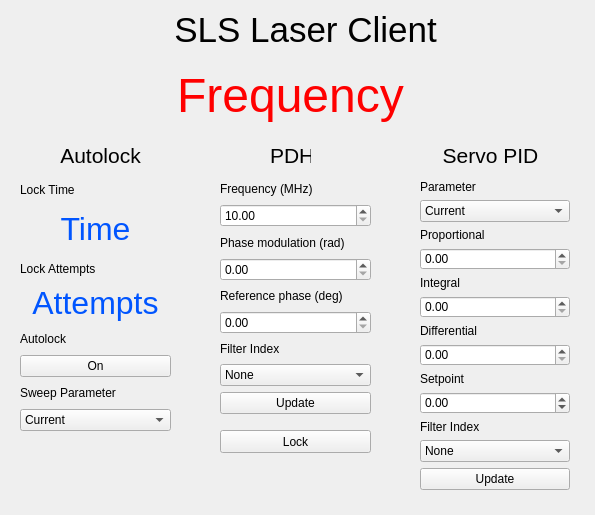
<?xml version="1.0" encoding="UTF-8"?>
<ui version="4.0">
 <class>SLS_gui</class>
 <widget class="QWidget" name="SLS_gui">
  <property name="geometry">
   <rect>
    <x>0</x>
    <y>0</y>
    <width>595</width>
    <height>515</height>
   </rect>
  </property>
  <property name="windowTitle">
   <string>Form</string>
  </property>
  <widget class="QLabel" name="PDH_label">
   <property name="geometry">
    <rect>
     <x>270</x>
     <y>140</y>
     <width>41</width>
     <height>31</height>
    </rect>
   </property>
   <property name="text">
    <string>&lt;html&gt;&lt;head/&gt;&lt;body&gt;&lt;p align=&quot;center&quot;&gt;&lt;span style=&quot; font-size:16pt;&quot;&gt;PDH&lt;/span&gt;&lt;/p&gt;&lt;/body&gt;&lt;/html&gt;</string>
   </property>
  </widget>
  <widget class="QLabel" name="servo_label">
   <property name="geometry">
    <rect>
     <x>440</x>
     <y>140</y>
     <width>101</width>
     <height>31</height>
    </rect>
   </property>
   <property name="text">
    <string>&lt;html&gt;&lt;head/&gt;&lt;body&gt;&lt;p align=&quot;center&quot;&gt;&lt;span style=&quot; font-size:16pt;&quot;&gt;Servo PID&lt;/span&gt;&lt;/p&gt;&lt;/body&gt;&lt;/html&gt;</string>
   </property>
  </widget>
  <widget class="QLabel" name="autolock_label">
   <property name="geometry">
    <rect>
     <x>60</x>
     <y>140</y>
     <width>81</width>
     <height>31</height>
    </rect>
   </property>
   <property name="text">
    <string>&lt;html&gt;&lt;head/&gt;&lt;body&gt;&lt;p align=&quot;center&quot;&gt;&lt;span style=&quot; font-size:16pt;&quot;&gt;Autolock&lt;/span&gt;&lt;/p&gt;&lt;/body&gt;&lt;/html&gt;</string>
   </property>
  </widget>
  <widget class="QLabel" name="sls_label">
   <property name="geometry">
    <rect>
     <x>170</x>
     <y>10</y>
     <width>271</width>
     <height>41</height>
    </rect>
   </property>
   <property name="text">
    <string>&lt;html&gt;&lt;head/&gt;&lt;body&gt;&lt;p align=&quot;center&quot;&gt;&lt;span style=&quot; font-size:26pt;&quot;&gt;SLS Laser Client&lt;/span&gt;&lt;/p&gt;&lt;/body&gt;&lt;/html&gt;</string>
   </property>
  </widget>
  <widget class="QLabel" name="frequency">
   <property name="geometry">
    <rect>
     <x>130</x>
     <y>60</y>
     <width>321</width>
     <height>71</height>
    </rect>
   </property>
   <property name="text">
    <string>&lt;html&gt;&lt;head/&gt;&lt;body&gt;&lt;p align=&quot;center&quot;&gt;&lt;span style=&quot; font-size:36pt; color:#ff0000;&quot;&gt;Frequency&lt;/span&gt;&lt;/p&gt;&lt;/body&gt;&lt;/html&gt;</string>
   </property>
  </widget>
  <widget class="QPushButton" name="lockswitch">
   <property name="geometry">
    <rect>
     <x>220</x>
     <y>430</y>
     <width>151</width>
     <height>23</height>
    </rect>
   </property>
   <property name="text">
    <string>Lock</string>
   </property>
  </widget>
  <widget class="QWidget" name="">
   <property name="geometry">
    <rect>
     <x>220</x>
     <y>180</y>
     <width>151</width>
     <height>234</height>
    </rect>
   </property>
   <layout class="QGridLayout" name="PDH_layout">
    <item row="5" column="1">
     <widget class="QDoubleSpinBox" name="PDH_phaseoffset">
      <property name="maximum">
       <double>360.000000000000000</double>
      </property>
      <property name="singleStep">
       <double>0.100000000000000</double>
      </property>
     </widget>
    </item>
    <item row="7" column="1">
     <widget class="QComboBox" name="PDH_filter">
      <item>
       <property name="text">
        <string>None</string>
       </property>
      </item>
      <item>
       <property name="text">
        <string>1</string>
       </property>
      </item>
      <item>
       <property name="text">
        <string>2</string>
       </property>
      </item>
      <item>
       <property name="text">
        <string>3</string>
       </property>
      </item>
      <item>
       <property name="text">
        <string>4</string>
       </property>
      </item>
      <item>
       <property name="text">
        <string>5</string>
       </property>
      </item>
      <item>
       <property name="text">
        <string>6</string>
       </property>
      </item>
      <item>
       <property name="text">
        <string>7</string>
       </property>
      </item>
      <item>
       <property name="text">
        <string>8</string>
       </property>
      </item>
      <item>
       <property name="text">
        <string>9</string>
       </property>
      </item>
      <item>
       <property name="text">
        <string>10</string>
       </property>
      </item>
      <item>
       <property name="text">
        <string>11</string>
       </property>
      </item>
      <item>
       <property name="text">
        <string>12</string>
       </property>
      </item>
      <item>
       <property name="text">
        <string>13</string>
       </property>
      </item>
      <item>
       <property name="text">
        <string>14</string>
       </property>
      </item>
      <item>
       <property name="text">
        <string>15</string>
       </property>
      </item>
      <item>
       <property name="text">
        <string>16</string>
       </property>
      </item>
     </widget>
    </item>
    <item row="3" column="1">
     <widget class="QDoubleSpinBox" name="PDH_phasemodulation">
      <property name="maximum">
       <double>3.000000000000000</double>
      </property>
      <property name="singleStep">
       <double>0.100000000000000</double>
      </property>
     </widget>
    </item>
    <item row="8" column="1">
     <widget class="QPushButton" name="autolock_toggle_2">
      <property name="text">
       <string>Update</string>
      </property>
     </widget>
    </item>
    <item row="2" column="1">
     <widget class="QLabel" name="PDH_phasemodulation_label">
      <property name="text">
       <string>Phase modulation (rad)</string>
      </property>
     </widget>
    </item>
    <item row="0" column="1">
     <widget class="QLabel" name="PDH_freq_label">
      <property name="text">
       <string>Frequency (MHz)</string>
      </property>
     </widget>
    </item>
    <item row="4" column="1">
     <widget class="QLabel" name="PDH_phaseoffset_label">
      <property name="text">
       <string>Reference phase (deg)</string>
      </property>
     </widget>
    </item>
    <item row="6" column="1">
     <widget class="QLabel" name="PDH_filter_label">
      <property name="text">
       <string>Filter Index</string>
      </property>
     </widget>
    </item>
    <item row="1" column="1">
     <widget class="QDoubleSpinBox" name="PDH_freq">
      <property name="minimum">
       <double>10.000000000000000</double>
      </property>
      <property name="maximum">
       <double>35.000000000000000</double>
      </property>
      <property name="singleStep">
       <double>0.100000000000000</double>
      </property>
     </widget>
    </item>
   </layout>
  </widget>
  <widget class="QWidget" name="">
   <property name="geometry">
    <rect>
     <x>420</x>
     <y>180</y>
     <width>150</width>
     <height>311</height>
    </rect>
   </property>
   <layout class="QGridLayout" name="servo_layout">
    <item row="3" column="1">
     <widget class="QDoubleSpinBox" name="servo_p">
      <property name="maximum">
       <double>10000.000000000000000</double>
      </property>
     </widget>
    </item>
    <item row="7" column="1">
     <widget class="QDoubleSpinBox" name="servo_d">
      <property name="maximum">
       <double>1000.000000000000000</double>
      </property>
     </widget>
    </item>
    <item row="11" column="1">
     <widget class="QComboBox" name="servo_filter">
      <item>
       <property name="text">
        <string>None</string>
       </property>
      </item>
      <item>
       <property name="text">
        <string>1</string>
       </property>
      </item>
      <item>
       <property name="text">
        <string>2</string>
       </property>
      </item>
      <item>
       <property name="text">
        <string>3</string>
       </property>
      </item>
      <item>
       <property name="text">
        <string>4</string>
       </property>
      </item>
      <item>
       <property name="text">
        <string>5</string>
       </property>
      </item>
      <item>
       <property name="text">
        <string>6</string>
       </property>
      </item>
      <item>
       <property name="text">
        <string>7</string>
       </property>
      </item>
      <item>
       <property name="text">
        <string>8</string>
       </property>
      </item>
      <item>
       <property name="text">
        <string>9</string>
       </property>
      </item>
      <item>
       <property name="text">
        <string>10</string>
       </property>
      </item>
      <item>
       <property name="text">
        <string>11</string>
       </property>
      </item>
      <item>
       <property name="text">
        <string>12</string>
       </property>
      </item>
      <item>
       <property name="text">
        <string>13</string>
       </property>
      </item>
      <item>
       <property name="text">
        <string>14</string>
       </property>
      </item>
      <item>
       <property name="text">
        <string>15</string>
       </property>
      </item>
      <item>
       <property name="text">
        <string>16</string>
       </property>
      </item>
     </widget>
    </item>
    <item row="5" column="1">
     <widget class="QDoubleSpinBox" name="servo_i">
      <property name="maximum">
       <double>1.000000000000000</double>
      </property>
      <property name="singleStep">
       <double>0.010000000000000</double>
      </property>
     </widget>
    </item>
    <item row="9" column="1">
     <widget class="QDoubleSpinBox" name="servo_set">
      <property name="minimum">
       <double>-1000000.000000000000000</double>
      </property>
      <property name="maximum">
       <double>1000000.000000000000000</double>
      </property>
     </widget>
    </item>
    <item row="1" column="1">
     <widget class="QComboBox" name="servo_param">
      <item>
       <property name="text">
        <string>Current</string>
       </property>
      </item>
      <item>
       <property name="text">
        <string>PZT</string>
       </property>
      </item>
      <item>
       <property name="text">
        <string>TX</string>
       </property>
      </item>
     </widget>
    </item>
    <item row="13" column="1">
     <widget class="QPushButton" name="autolock_toggle_3">
      <property name="text">
       <string>Update</string>
      </property>
     </widget>
    </item>
    <item row="0" column="1">
     <widget class="QLabel" name="servo_param_label">
      <property name="text">
       <string>Parameter</string>
      </property>
     </widget>
    </item>
    <item row="2" column="1">
     <widget class="QLabel" name="servo_p_label">
      <property name="text">
       <string>Proportional</string>
      </property>
     </widget>
    </item>
    <item row="4" column="1">
     <widget class="QLabel" name="servo_i_label">
      <property name="text">
       <string>Integral</string>
      </property>
     </widget>
    </item>
    <item row="6" column="1">
     <widget class="QLabel" name="servo_d_label">
      <property name="text">
       <string>Differential</string>
      </property>
     </widget>
    </item>
    <item row="8" column="1">
     <widget class="QLabel" name="servo_set_label">
      <property name="text">
       <string>Setpoint</string>
      </property>
     </widget>
    </item>
    <item row="10" column="1">
     <widget class="QLabel" name="servo_filter_label">
      <property name="text">
       <string>Filter Index</string>
      </property>
     </widget>
    </item>
   </layout>
  </widget>
  <widget class="QWidget" name="">
   <property name="geometry">
    <rect>
     <x>20</x>
     <y>180</y>
     <width>151</width>
     <height>251</height>
    </rect>
   </property>
   <layout class="QGridLayout" name="autolock_layout">
    <item row="6" column="1">
     <widget class="QPushButton" name="autolock_toggle">
      <property name="text">
       <string>On</string>
      </property>
     </widget>
    </item>
    <item row="8" column="1">
     <widget class="QComboBox" name="autolock_param">
      <item>
       <property name="text">
        <string>Current</string>
       </property>
      </item>
      <item>
       <property name="text">
        <string>PZT</string>
       </property>
      </item>
      <item>
       <property name="text">
        <string>TX</string>
       </property>
      </item>
     </widget>
    </item>
    <item row="4" column="1">
     <widget class="QLabel" name="autolock_attempts">
      <property name="text">
       <string>&lt;html&gt;&lt;head/&gt;&lt;body&gt;&lt;p align=&quot;center&quot;&gt;&lt;span style=&quot; font-size:24pt; color:#0055ff;&quot;&gt;Attempts&lt;/span&gt;&lt;/p&gt;&lt;/body&gt;&lt;/html&gt;</string>
      </property>
     </widget>
    </item>
    <item row="3" column="1">
     <widget class="QLabel" name="autolock_attempts_label">
      <property name="text">
       <string>Lock Attempts</string>
      </property>
     </widget>
    </item>
    <item row="5" column="1">
     <widget class="QLabel" name="autolock_toggle_label">
      <property name="text">
       <string>Autolock</string>
      </property>
     </widget>
    </item>
    <item row="0" column="1">
     <widget class="QLabel" name="autolock_time_label">
      <property name="text">
       <string>Lock Time</string>
      </property>
     </widget>
    </item>
    <item row="1" column="1" rowspan="2">
     <widget class="QLabel" name="autolock_time">
      <property name="text">
       <string>&lt;html&gt;&lt;head/&gt;&lt;body&gt;&lt;p align=&quot;center&quot;&gt;&lt;span style=&quot; font-size:24pt; color:#0055ff;&quot;&gt;Time&lt;/span&gt;&lt;/p&gt;&lt;/body&gt;&lt;/html&gt;</string>
      </property>
     </widget>
    </item>
    <item row="7" column="1">
     <widget class="QLabel" name="PDH_phasemodulation_label_4">
      <property name="text">
       <string>Sweep Parameter</string>
      </property>
     </widget>
    </item>
   </layout>
  </widget>
 </widget>
 <resources/>
 <connections/>
</ui>
